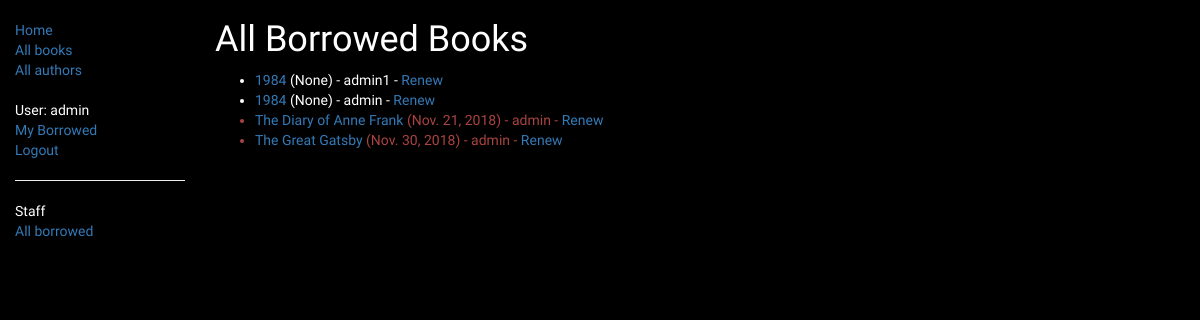
Page /catalog/borrowed/ (signed in) on the committed database.
### catalog/models.py (models this page shows, shortened)
class BookInstance(models.Model):
    id = models.UUIDField(primary_key=True, default=uuid.uuid4,
                          help_text="Unique ID for this particular book across whole library")
    book = models.ForeignKey('Book', on_delete=models.SET_NULL, null=True)
    imprint = models.CharField(max_length=200)
    due_back = models.DateField(null=True, blank=True)
    borrower = models.ForeignKey(User, on_delete=models.SET_NULL, null=True, blank=True)
    @property
    def is_overdue(self):
        if self.due_back and date.today() > self.due_back:
            return True
        return False
    LOAN_STATUS = (
        ('d', 'Maintenance'),
        ('o', 'On loan'),
        ('a', 'Available'),
        ('r', 'Reserved'),
    )
    status = models.CharField(
        max_length=1,
        choices=LOAN_STATUS,
        blank=True,
        default='d',
        help_text='Book availability')
    class Meta:
        ordering = ['due_back']
        permissions = (("can_mark_returned", "Set book as returned"),)

class Book(models.Model):
    title = models.CharField(max_length=200)
    author = models.ForeignKey('Author', on_delete=models.SET_NULL, null=True)
    summary = models.TextField(max_length=1000, help_text="Enter a brief description of the book")
    isbn = models.CharField('ISBN', max_length=13,
                            help_text='13 Character <a href="https://www.isbn-international.org/content/what-isbn">ISBN number</a>')
    genre = models.ManyToManyField(Genre, help_text="Select a genre for this book")
    language = models.ForeignKey('Language', on_delete=models.SET_NULL, null=True)
    def display_genre(self):
        """Creates a string for the Genre. This is required to display genre in Admin."""
        return ', '.join([genre.name for genre in self.genre.all()[:3]])
    display_genre.short_description = 'Genre'

### catalog/views.py (the view)
# urls.py: path(r'borrowed/', views.LoanedBooksAllListView.as_view(), name='all-borrowed'), # Added for challenge
class LoanedBooksAllListView(PermissionRequiredMixin, generic.ListView):
    model = BookInstance
    permission_required = 'catalog.can_mark_returned'
    template_name = 'catalog/bookinstance_list_borrowed_all.html'
    paginate_by = 10
    def get_queryset(self):
        return BookInstance.objects.filter(status__exact='o').order_by('due_back')

### catalog/templates/catalog/bookinstance_list_borrowed_all.html
{% extends "base_generic.html" %}
{% block content %}
    <h1>All Borrowed Books</h1>
    {% if bookinstance_list %}
    <ul>
      {% for bookinst in bookinstance_list %}
      <li class="{% if bookinst.is_overdue %}text-danger{% endif %}">
        <a href="{% url 'book-detail' bookinst.book.pk %}">{{bookinst.book.title}}</a> ({{ bookinst.due_back }}) {% if user.is_staff %}- {{ bookinst.borrower }}{% endif %} {% if perms.catalog.can_mark_returned %}- <a href="{% url 'renew-book-librarian' bookinst.id %}">Renew</a>  {% endif %}
      </li>
      {% endfor %}
    </ul>
    {% else %}
      <p>There are no books borrowed.</p>
    {% endif %}
{% endblock %}

### catalog/templates/base_generic.html (shortened to what this page needs)
<!DOCTYPE html>
<html lang="en">
<head>
  <link rel="stylesheet" href="https://maxcdn.bootstrapcdn.com/bootstrap/3.3.7/css/bootstrap.min.css">
  {% load static %}
  <link rel="stylesheet" href="{% static 'css/styles.css' %}">
</head>
<body>
<div class="container-fluid">
<div class="row">
  <div class="col-sm-2">
  {% block sidebar %}
  <ul class="sidebar-nav">
    <li><a href="{% url 'index' %}">Home</a></li>
    <li><a href="{% url 'books' %}">All books</a></li>
    <li><a href="{% url 'authors' %}">All authors</a></li>
  </ul>
  <ul class="sidebar-nav">
   {% if user.is_authenticated %}
     <li>User: {{ user.get_username }}</li>
     <li><a href="{% url 'my-borrowed' %}">My Borrowed</a></li>
     <li><a href="{% url 'logout'%}?next={{request.path}}">Logout</a></li>
   {% else %}
     <li><a href="{% url 'login'%}?next={{request.path}}">Login</a></li>
   {% endif %}
  </ul>
   {% if user.is_staff %}
   <hr />
   <ul class="sidebar-nav">
   <li>Staff</li>
   {% if perms.catalog.can_mark_returned %}
   <li><a href="{% url 'all-borrowed' %}">All borrowed</a></li>
   {% endif %}
   </ul>
    {% endif %}
{% endblock %}
  </div>
  <div class="col-sm-10 ">
  {% block content %}{% endblock %}
  </div>
</div>
</div>
</body>
</html>

### catalog/static/css/styles.css (style rules this page uses)
.sidebar-nav { margin-top: 20px; padding: 0; list-style: none; }
h1, h2, h3, h4, ul, p { font-family: 'Fontdiner Swanky', cursive; color: white; }
html, body { background-color: black; }

### rows in the picture
BookInstance: book "1984", due_back "None", borrower "admin1"
BookInstance: book "1984", due_back "None", borrower "admin"
BookInstance: book "The Diary of Anne Frank", due_back "Nov. 21, 2018", borrower "admin"
BookInstance: book "The Great Gatsby", due_back "Nov. 30, 2018", borrower "admin"

### other values in the picture
{{ user.get_username }} "admin"
